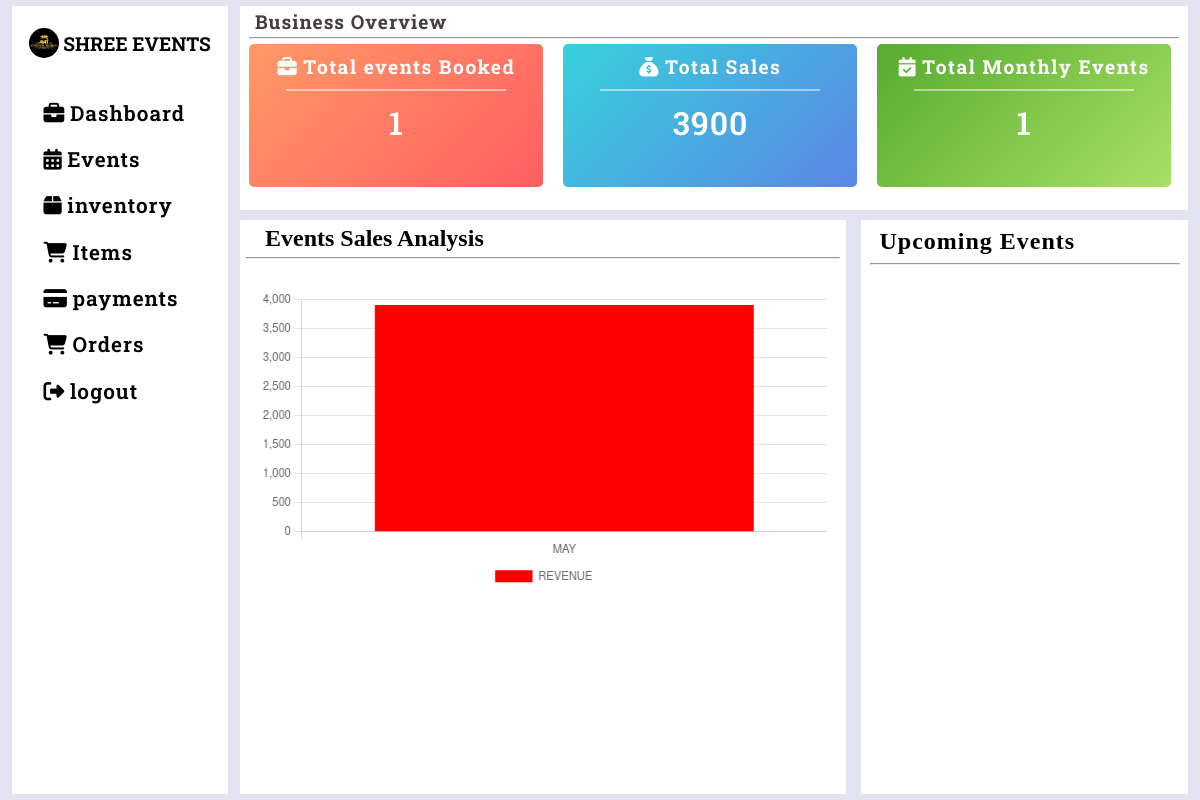
Before: /dashboard (signed in) with the older database file.
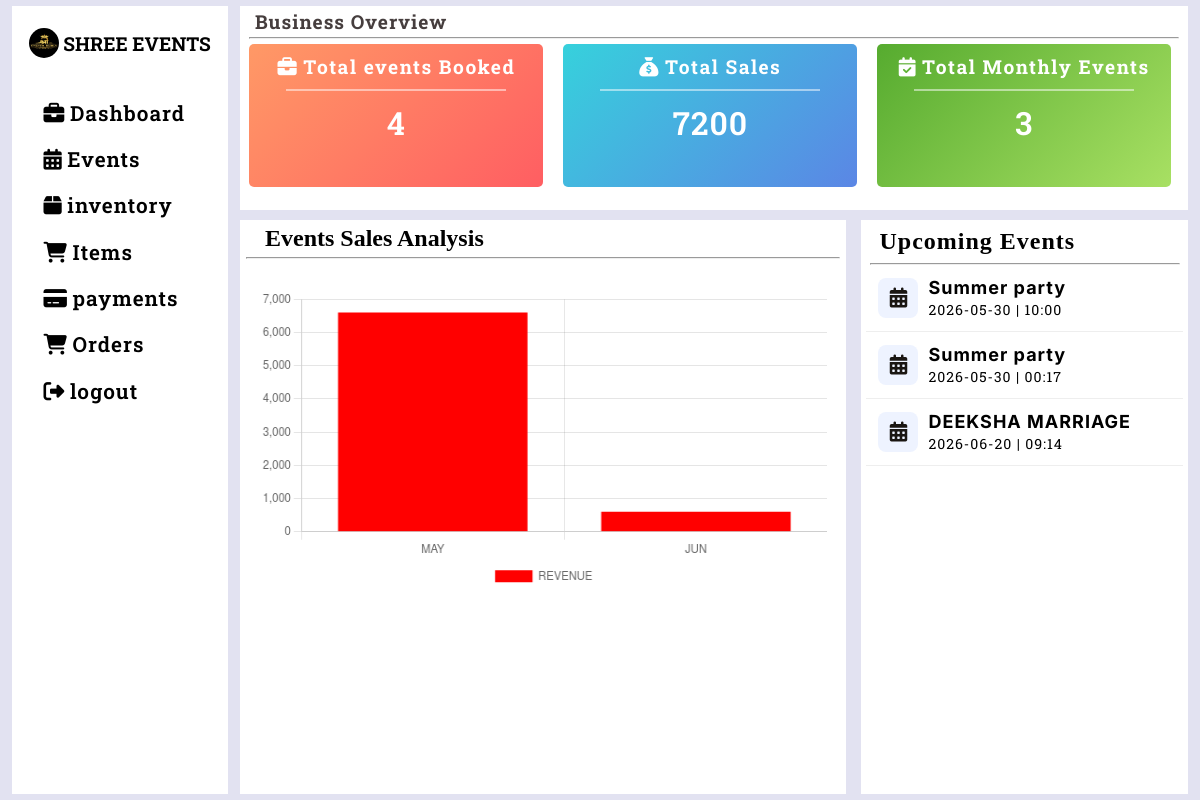
After: the same page with the newer database file.
### tables this page shows
CREATE TABLE events(event_id INTEGER PRIMARY KEY AUTOINCREMENT,
                event_name TEXT NOT NULL,
                event_date DATETIME NOT NULL,
                event_time DATETIME NOT NULL,
                place TEXT NOT NULL,
                cust TEXT NOT NULL,
                status TEXT DEFAULT 'pending',
                event_status TEXT DEFAULT 'upcoming',
                phone_number INTEGER NOT NULL
                );

### dashboard.py (the view)
@dashboard_app.route('/dashboard')
def dashboard_fn():
    try:
        if 'user' in session:
            data=charts_data()
            months=[]
            sales=[]
            month_name={
                "01":"JAN",
                "02":"FEB",
                "03":"MAR",
                "04":"APR",
                "05":"MAY",
                "06":"JUN",
                "07":"JUL",
                "08":"AUG",
                "09":"SEP",
                "10":"OCT",
                "11":"NOV",
                "12":"DEC"
            }
            cleared=dashboard_data()
            pending=dashboard_total_sales()
            total_events=dashboard_total_events()
            upcoming_events=dashboard_upcoming_data()
            event_status_change()
            for row in data:
                months.append(month_name[row[0]])
                sales.append(row[1])
            return render_template('dashboard.html',months=months,sales=sales,cleared=cleared,pending=pending,total_events=total_events,upcoming_events=upcoming_events)
        else:
            return redirect(url_for('home'))
    except Exception as e:
        return render_template('login.html')

### database.py (called while the page is built)
def get_connection():
    con=sqlite3.connect("database.db",timeout=30,check_same_thread=False)
    return con

def dashboard_data():
    con=get_connection()
    cursor=con.cursor()
    cursor.execute("SELECT COUNT(*) FROM events WHERE strftime('%m',event_date)=strftime('%m','now') AND strftime('%Y',event_date)=strftime('%Y','now')")
    cleared=cursor.fetchone()[0]
    con.commit()
    con.close()
    return cleared if cleared else 0

def dashboard_total_sales():
    con=get_connection()
    cursor=con.cursor()
    cursor.execute("SELECT SUM(total_price) FROM allocation")
    pending=cursor.fetchone()[0]
    con.commit()
    con.close()
    return pending if pending else 0

def dashboard_total_events():
    con=get_connection()
    cursor=con.cursor()
    cursor.execute("SELECT COUNT(*) FROM events")
    total_events=cursor.fetchone()[0]
    con.commit()
    con.close()
    return total_events

def charts_data():
    con=get_connection()
    cursor=con.cursor()
    cursor.execute("SELECT strftime('%m',events.event_date)as month,SUM(allocation.total_price) FROM allocation JOIN events ON allocation.event_id=events.event_id GROUP BY month")
    data=cursor.fetchall()
    return data

### templates/dashboard.html (shortened to what this page needs)
{% extends "base.html" %} {% block title %}DASHBOARD{% endblock %}
{% block
content %}
<div class="status-container">
  <h2>Business Overview</h2>
  <hr />
  <div class="payments-box">
    <div class="total-box">
      <h3><i class="fa-solid fa-briefcase"></i>Total events Booked</h3>
      <hr />
      <p>{{total_events}}</p>
    </div>
    <div class="pending-box">
      <h3><i class="fa-solid fa-sack-dollar"></i>Total Sales</h3>
      <hr />
      <p>{{pending}}</p>
    </div>
    <div class="cleared-box">
      <h3><i class="fa-solid fa-calendar-check"></i>Total Monthly Events</h3>
      <hr />
      <p>{{cleared}}</p>
    </div>
  </div>
</div>
<div class="down-container">
  <div class="chart-container">
    <h1>Events Sales Analysis</h1>
    <hr />
    <canvas id="barchart" width="300px" height="150px" style="margin-top: 30px; padding: 0 20px"></canvas>
  </div>
  <div class="upcoming-list-container">
    <h2>Upcoming Events</h2>
    <hr />
    {% for e in upcoming_events %}
    <div class="events-list">
      <div class="event-icon">
        <i class="fa-solid fa-calendar-days"></i>
      </div>
      <div class="event-text">
        <h3>{{e[0]}}</h3>
        <p>{{e[1]}} | {{e[2]}}</p>
      </div>
    </div>
    {% endfor %}
  </div>
</div>
{% endblock content %}
{% block scripts %}
<script>
  const mychart = document.getElementById("barchart");
  const labelx = JSON.parse('{{ months|tojson|safe }}');
  const labely = JSON.parse('{{ sales|tojson|safe }}');
  new Chart(mychart,
    {
      type: "bar",
      data: {
        labels: labelx,
        datasets: [{
          label: "REVENUE",
          data: labely,
          backgroundColor: ["red"],
        }]
      },
      options: {
        responsive: true,
        plugins: {
          legend: {
            position: "bottom"
          }
        }
      }
    })
</script>
{% endblock %}

Changed rows visible on the page:
added events: event_name "Summer party", event_date "2026-05-30", event_time "10:00"
added events: event_name "Summer party", event_date "2026-05-30", event_time "00:17"
added events: event_name "DEEKSHA MARRIAGE", event_date "2026-06-20", event_time "09:14"
Other visible differences:
{{ total_events }}: "1" → "4"
{{ pending }}: "3900" → "7200"
{{ cleared }}: "1" → "3"
chart data {{ sales|tojson|safe }}: [3900] → [6600, 600]
